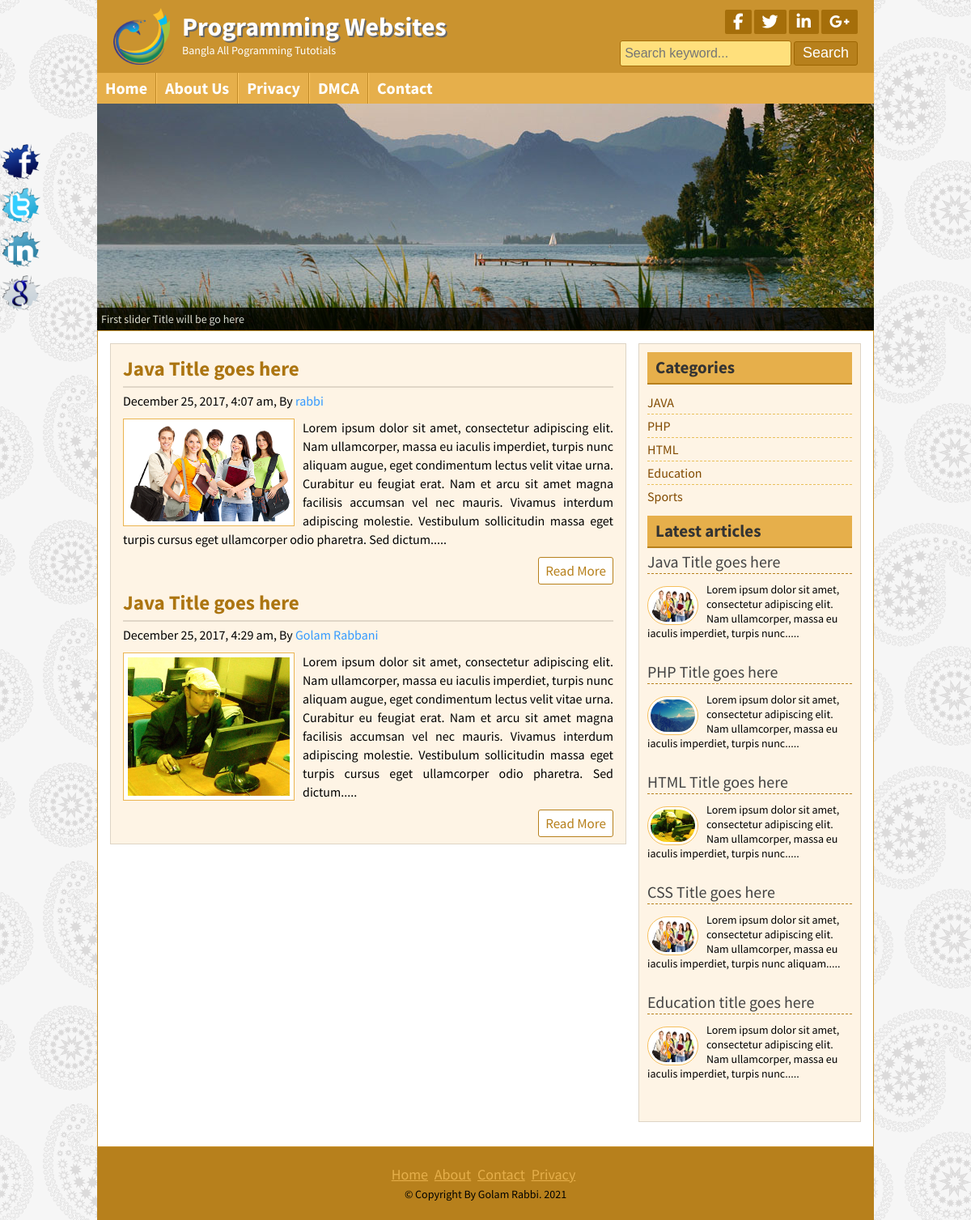
/posts.php?Category=1, run on the app's committed database.
### tables this page shows
CREATE TABLE `title_slogan` (
  `id` int(11) NOT NULL,
  `title` varchar(255) NOT NULL,
  `slogan` varchar(255) NOT NULL,
  `logo` varchar(255) NOT NULL
);

CREATE TABLE `tbl_social` (
  `id` int(11) NOT NULL,
  `fb` varchar(255) NOT NULL,
  `tw` varchar(255) NOT NULL,
  `ln` varchar(255) NOT NULL,
  `gp` varchar(255) NOT NULL
);

CREATE TABLE `tbl_page` (
  `id` int(11) NOT NULL,
  `name` varchar(255) NOT NULL,
  `body` text NOT NULL
);

CREATE TABLE `tbl_post` (
  `id` int(11) NOT NULL,
  `cat` int(11) NOT NULL,
  `title` varchar(255) NOT NULL,
  `body` text NOT NULL,
  `image` varchar(255) NOT NULL,
  `author` varchar(50) NOT NULL,
  `tags` varchar(255) NOT NULL,
  `date` timestamp NOT NULL DEFAULT CURRENT_TIMESTAMP,
  `userid` int(11) NOT NULL
);

CREATE TABLE `tbl_catagory` (
  `id` int(11) NOT NULL,
  `name` varchar(50) NOT NULL
);

CREATE TABLE `tbl_footer` (
  `id` int(11) NOT NULL,
  `note` varchar(255) NOT NULL
);

### helpers/format.php (called while the page is built, shortened)
<?php
	class format{
		public function formatDate($date){
			return date('F j, Y, g:i a', strtotime($date));
		}
		public function textshorten($text,$limit = 400){
			$text = $text. " ";
			$text = substr($text, 0, $limit);
			$text = substr($text, 0, strrpos($text, ' '));
			$text = $text.".....";
			return $text;
		}
}
?>

### posts.php (the view)
<?php include 'inc/header.php';?>
<?php include 'inc/slider.php';?>
<?php
	if (!isset($_GET['Category']) || $_GET['Category'] == NULL) {
		header("loction:404.php");
	}else{
		$Category = $_GET['Category'];
	}
?>
	<div class="contentsection contemplete clear">
		<div class="maincontent clear">
			<?php
				$sql = "SELECT * FROM tbl_post WHERE cat=$Category";
				$query = mysqli_query($con,$sql);
				if ($query) {
					while ( $result=mysqli_fetch_array($query)) {
			?>
			<div class="samepost clear">
				<h2><a href="post.php?id=<?php echo $result['id'];?>"><?php echo $result['title'];?></a></h2>
				<h4><?php echo $tm->formatDate($result['date']); ?>, By <a href="#"><?php echo $result['author'];?></a></h4>
				 <a href="#"><img src="admin/<?php echo $result['image'];?>" alt="post image"/></a>
				<?php echo $tm->textshorten($result['body']); ?>
				<div class="readmore clear">
					<a href="post.php?id=<?php echo $result['id'];?>">Read More</a>
				</div>
			</div>
			<?php } } else { header("loction: 404.php");} ?>
		</div>
<?php include 'inc/sidebar.php';?>
	</div>
<?php include 'inc/footer.php';?>

### inc/header.php (shortened to what this page needs)
<?php include 'config.php';?>
<?php include 'helpers/format.php';?>
 <?php
 	$tm = new format();
 ?>
<!DOCTYPE html>
<html>
<head>
	<link rel="stylesheet" href="font-awesome-4.5.0/css/font-awesome.css">
	<link rel="stylesheet" href="css/nivo-slider.css" type="text/css" media="screen" />
	<link rel="stylesheet" href="style.css">
</head>
<body>
	<div class="headersection templete clear">
		<a href="index.php">
			<div class="logo">
				<?php
            		$sql = "SELECT * FROM title_slogan WHERE id =1";
            		$query = mysqli_query($con,$sql);
            		while ($result = mysqli_fetch_array($query)) {
        		?>
				<img src="admin/<?php echo $result['logo'];?>" alt="Logo"/>
				<h2><?php echo $result['title'];?></h2>
				<p><?php echo $result['slogan'];?></p>
				<?php } ?>
			</div>
		</a>
		<div class="social clear">
			<div class="icon clear">
				<?php
            		$sql = "SELECT * FROM tbl_social WHERE id =1";
            		$query = mysqli_query($con,$sql);
            		while ($result = mysqli_fetch_array($query)) {
        		?>
				<a href="<?php echo $result['fb'];?>" target="_blank"><i class="fa fa-facebook"></i></a>
				<a href="<?php echo $result['tw'];?>" target="_blank"><i class="fa fa-twitter"></i></a>
				<a href="<?php echo $result['ln'];?>" target="_blank"><i class="fa fa-linkedin"></i></a>
				<a href="<?php echo $result['gp'];?>" target="_blank"><i class="fa fa-google-plus"></i></a>
				<?php } ?>
			</div>
			<div class="searchbtn clear">
			<form action="search.php" method="GET">
				<input type="text" name="search" placeholder="Search keyword..."/>
				<input type="submit" name="submit" value="Search"/>
			</form>
			</div>
		</div>
	</div>
<?php include 'menu.php';?>

### inc/menu.php
<div class="navsection templete">
	<?php
		$path = $_SERVER['SCRIPT_FILENAME'];
		$currentpage = basename($path,'.php');
	?>
	<ul>
		<li><a
			<?php if ($currentpage == 'index') {echo 'id="active"';} ?>
		 href="index.php">Home</a></li>
		<?php
			$sql = "SELECT * FROM tbl_page";
			$category = mysqli_query($con,$sql);
			if ($category) {
			while ( $result=mysqli_fetch_array($category)) {
		?>
			<li><a
				<?php
					if (isset($_GET['pageid']) && $_GET['pageid']==$result['id']) {
						echo 'id="active"';
					}
				?>
			 href="page.php?pageid=<?php echo $result['id']; ?>"> <?php echo $result['name'];?> </a></li>
		<?php } } ?>
		<li><a
			<?php if ($currentpage == 'contact') {echo 'id="active"';} ?>
			href="contact.php">Contact</a></li>
	</ul>
</div>

### inc/sidebar.php
<div class="sidebar clear">
	<div class="samesidebar clear">
		<h2>Categories</h2>
			<ul>
			<?php
				$sql = "SELECT * FROM tbl_catagory";
				$category = mysqli_query($con,$sql);
				if ($category) {
				while ( $result=mysqli_fetch_array($category)) {
			?>
				<li><a href="posts.php?Category=<?php echo $result['id']; ?>"> <?php echo $result['name'];?> </a></li>
				<?php } } else{ ?>
				<li>No Category Created</li>
				<?php } ?>
			</ul>
	</div>
	<div class="samesidebar clear">
		<h2>Latest articles</h2>
		<?php
			$sql = "SELECT * FROM tbl_post limit 5";
			$query = mysqli_query($con,$sql);
			if ($query) {
				while ( $result=mysqli_fetch_array($query)) {
		?>
			<div class="popular clear">
				<h3><a href="post.php?id=<?php echo $result['id'];?>"><?php echo $result['title'];?></a></h3>
				<img src="admin/<?php echo $result['image'];?>" alt="post image"/></a>
				<?php echo $tm->textshorten($result['body'], 128); ?>
			</div>
			<?php } } else {header("location:404.php");}?>
	</div>
</div>

### inc/footer.php (shortened to what this page needs)
	<div class="footersection templete clear">
	  <div class="footermenu clear">
		<ul>
			<li><a href="#">Home</a></li>
			<li><a href="#">About</a></li>
			<li><a href="#">Contact</a></li>
			<li><a href="#">Privacy</a></li>
		</ul>
	  </div>
	  <?php
           $sql = "SELECT * FROM tbl_footer WHERE id =1";
           $query = mysqli_query($con,$sql);
           while ($result = mysqli_fetch_array($query)) {
           ?>
	  <p>&copy; <?php echo $result['note'];?> <?php echo date('Y');?></p>
	  <?php } ?>
	</div>
	<div class="fixedicon clear">
		<?php
           $sql = "SELECT * FROM tbl_social WHERE id =1";
           $query = mysqli_query($con,$sql);
           while ($result = mysqli_fetch_array($query)) {
           ?>
		<a href="<?php echo $result['fb'];?>" target="_blank" ><img src="images/fb.png" alt="Facebook"/></a>
		<a href="<?php echo $result['tw'];?>" target="_blank" ><img src="images/tw.png" alt="Twitter"/></a>
		<a href="<?php echo $result['ln'];?>" target="_blank" ><img src="images/in.png" alt="LinkedIn"/></a>
		<a href="<?php echo $result['gp'];?>" target="_blank" ><img src="images/gl.png" alt="GooglePlus"/></a>
		<?php } ?>
	</div>
</body>
</html>

### data on the page
title_slogan: logo (picture), title "Programming Websites", slogan "Bangla All Pogramming Tutotials"
tbl_page: name "About Us"
tbl_page: name "Privacy"
tbl_page: name "DMCA"
tbl_post: title "Java Title goes here", date "December 25, 2017, 4:07 am", author "rabbi", image (picture), body "Lorem ipsum dolor sit amet, consectetur adipiscing elit. Nam ullamcorper, massa eu iaculis imperdiet, turpis nunc aliquam augue, eget condimentum lectus velit vitae urna. Curabitur eu feugiat erat. Nam et arcu sit amet magna facilisis accumsan vel nec mauris. Vivamus interdum adipiscing molestie. Vestibulum sollicitudin massa eget turpis cursus eget ullamcorper odio pharetra. Sed dictum.....", body "Lorem ipsum dolor sit amet, consectetur adipiscing elit. Nam ullamcorper, massa eu iaculis imperdiet, turpis nunc....."
tbl_post: title "Java Title goes here", date "December 25, 2017, 4:29 am", author "Golam Rabbani", image (picture), body "Lorem ipsum dolor sit amet, consectetur adipiscing elit. Nam ullamcorper, massa eu iaculis imperdiet, turpis nunc aliquam augue, eget condimentum lectus velit vitae urna. Curabitur eu feugiat erat. Nam et arcu sit amet magna facilisis accumsan vel nec mauris. Vivamus interdum adipiscing molestie. Vestibulum sollicitudin massa eget turpis cursus eget ullamcorper odio pharetra. Sed dictum....."
tbl_catagory: name "JAVA"
tbl_catagory: name "PHP"
tbl_catagory: name "HTML"
tbl_catagory: name "Education"
tbl_catagory: name "Sports"
tbl_post: title "PHP Title goes here", image (picture), body "Lorem ipsum dolor sit amet, consectetur adipiscing elit. Nam ullamcorper, massa eu iaculis imperdiet, turpis nunc....."
tbl_post: title "HTML Title goes here", image (picture), body "Lorem ipsum dolor sit amet, consectetur adipiscing elit. Nam ullamcorper, massa eu iaculis imperdiet, turpis nunc....."
tbl_post: title "CSS Title goes here", image (picture), body "Lorem ipsum dolor sit amet, consectetur adipiscing elit. Nam ullamcorper, massa eu iaculis imperdiet, turpis nunc aliquam....."
tbl_post: title "Education title goes here", image (picture), body "Lorem ipsum dolor sit amet, consectetur adipiscing elit. Nam ullamcorper, massa eu iaculis imperdiet, turpis nunc....."
tbl_footer: note "Copyright By Golam Rabbi."
